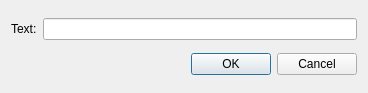
<?xml version="1.0" encoding="UTF-8"?>
<ui version="4.0">
 <class>Dialog</class>
 <widget class="QDialog" name="Dialog">
  <property name="geometry">
   <rect>
    <x>0</x>
    <y>0</y>
    <width>368</width>
    <height>93</height>
   </rect>
  </property>
  <property name="windowTitle">
   <string>Text Dialog</string>
  </property>
  <layout class="QVBoxLayout" name="verticalLayout">
   <item>
    <layout class="QHBoxLayout" name="horizontalLayout">
     <item>
      <widget class="QLabel" name="label">
       <property name="text">
        <string>Text:</string>
       </property>
      </widget>
     </item>
     <item>
      <widget class="QLineEdit" name="text_line_edit"/>
     </item>
    </layout>
   </item>
   <item>
    <widget class="QDialogButtonBox" name="buttonBox">
     <property name="orientation">
      <enum>Qt::Horizontal</enum>
     </property>
     <property name="standardButtons">
      <set>QDialogButtonBox::Cancel|QDialogButtonBox::Ok</set>
     </property>
    </widget>
   </item>
  </layout>
 </widget>
 <resources/>
 <connections>
  <connection>
   <sender>buttonBox</sender>
   <signal>accepted()</signal>
   <receiver>Dialog</receiver>
   <slot>accept()</slot>
   <hints>
    <hint type="sourcelabel">
     <x>248</x>
     <y>254</y>
    </hint>
    <hint type="destinationlabel">
     <x>157</x>
     <y>274</y>
    </hint>
   </hints>
  </connection>
  <connection>
   <sender>buttonBox</sender>
   <signal>rejected()</signal>
   <receiver>Dialog</receiver>
   <slot>reject()</slot>
   <hints>
    <hint type="sourcelabel">
     <x>316</x>
     <y>260</y>
    </hint>
    <hint type="destinationlabel">
     <x>286</x>
     <y>274</y>
    </hint>
   </hints>
  </connection>
 </connections>
</ui>
